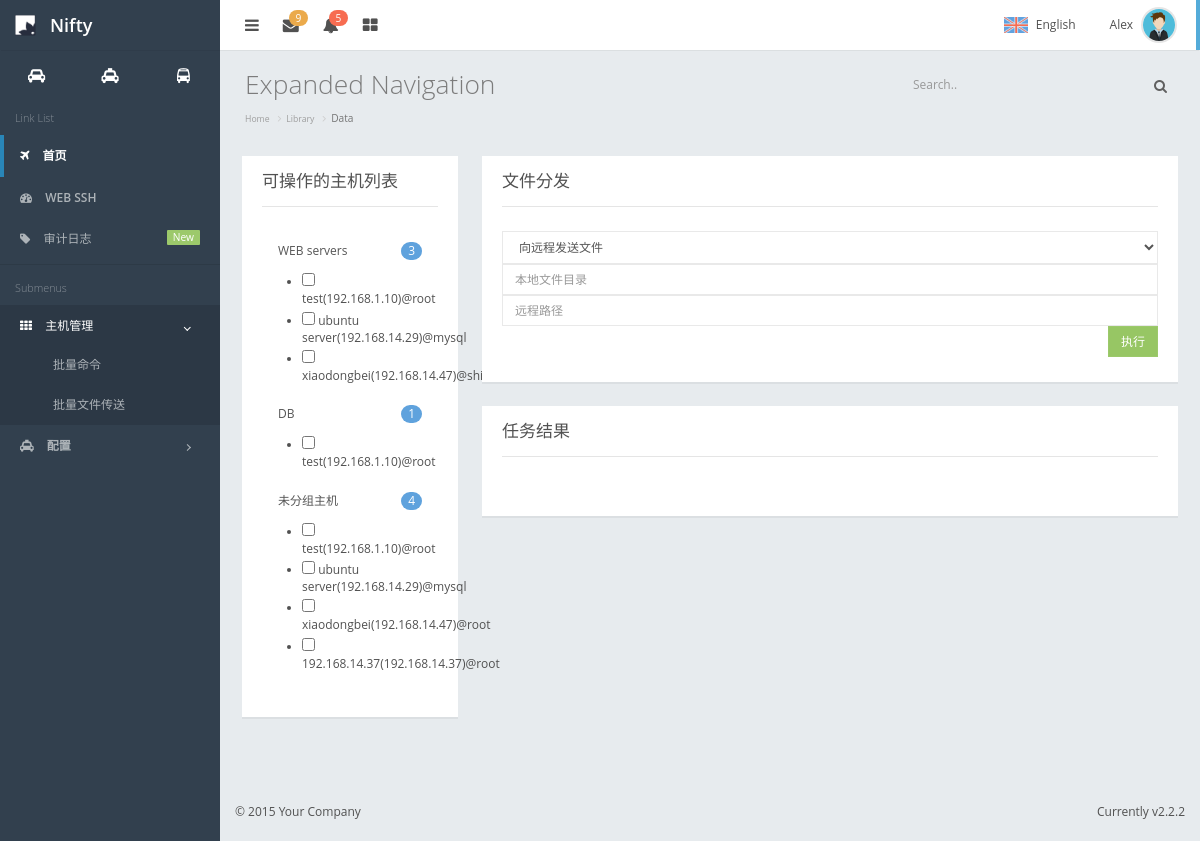
The app's page /host_mgr/file_transfer/ (signed in) with its own data.
### web/models.py (models this page shows, shortened)
class UserProfile(AbstractBaseUser,PermissionsMixin):
    email = models.EmailField(
        verbose_name='email address',
        max_length=255,
        unique=True,
    )
    name = models.CharField(max_length=64, verbose_name="姓名")
    is_active = models.BooleanField(default=True)
    is_staff = models.BooleanField(default=True)
    objects = UserProfileManager()
    host_to_remote_users = models.ManyToManyField("HostToRemoteUser",blank=True,null=True)
    host_groups = models.ManyToManyField("HostGroup",blank=True,null=True)
    USERNAME_FIELD = 'email'
    REQUIRED_FIELDS = ['name']

class HostGroup(models.Model):
    name = models.CharField(max_length=64,unique=True)
    host_to_remote_users = models.ManyToManyField("HostToRemoteUser")

class HostToRemoteUser(models.Model):
    host = models.ForeignKey("Host")
    remote_user = models.ForeignKey("RemoteUser")
    class Meta:
        unique_together = ("host","remote_user")

class Host(models.Model):
    name = models.CharField(max_length=64,unique=True)
    ip_addr = models.GenericIPAddressField(unique=True)
    port = models.SmallIntegerField(default=22)
    idc = models.ForeignKey("IDC")

class RemoteUser(models.Model):
    auth_type_choices = ((0,'ssh-password'),(1,'ssh-key'))
    auth_type = models.SmallIntegerField(choices=auth_type_choices,default=0)
    username = models.CharField(max_length=32)
    password = models.CharField(max_length=64,blank=True,null=True)
    class Meta:
        unique_together = ('auth_type','username','password')

### web/views.py (the view)
# urls.py: url(r'^host_mgr/file_transfer/$', views.file_transfer,name='file_transfer'),
@login_required
def file_transfer(request):
    return render(request,'file_transfer.html')

### templates/file_transfer.html (shortened to what this page needs)
{% extends 'index.html' %}
{% block page-content %}
  <div class="row">
        {% include 'host_list_component.html' %}
        <div class="col-sm-9">
            <div class="panel ">
                <div class="panel-heading">
                    <h3 class="panel-title">文件分发</h3>
                </div>
                <div class="panel-body">
                    <select onchange="CheckFileTransferType(this)" class="form-control" id="file_transfer_type">
                        <option value="send">向远程发送文件</option>
                    </select>
                    <input type="text" id='local_file_path'  class="form-control" placeholder="本地文件目录">
                    <input type="text" id='remote_file_path' class="form-control" placeholder="远程路径">
                     <input type="button"  id="task_submit_btn" onclick="PostTask(this,'file_transfer')" class="btn btn-success pull-right" value="执行">
                </div>
            </div>
            {% include 'task_result_component.html' %}
        </div>
  </div>
{% endblock %}

### templates/index.html (shortened to what this page needs)
{% extends 'base.html' %}
{% block body %}
	<div id="container" class="effect mainnav-lg navbar-fixed">
		<header id="navbar">
			<div id="navbar-container" class="boxed">
				<div class="navbar-header">
					<a href="index.html" class="navbar-brand">
						<img src="/static/img/logo.png" alt="Nifty Logo" class="brand-icon">
						<div class="brand-title">
							<span class="brand-text">Nifty</span>
						</div>
					</a>
				</div>
				<div class="navbar-content clearfix">
					<ul class="nav navbar-top-links pull-left">
						<li class="tgl-menu-btn">
							<a class="mainnav-toggle" href="#">
								<i class="fa fa-navicon fa-lg"></i>
							</a>
						</li>
						<li class="dropdown">
							<a href="#" data-toggle="dropdown" class="dropdown-toggle">
								<i class="fa fa-envelope fa-lg"></i>
								<span class="badge badge-header badge-warning">9</span>
							</a>
						</li>
						<li class="dropdown">
							<a href="#" data-toggle="dropdown" class="dropdown-toggle">
								<i class="fa fa-bell fa-lg"></i>
								<span class="badge badge-header badge-danger">5</span>
							</a>
						</li>
						<li class="mega-dropdown">
							<a href="#" class="mega-dropdown-toggle">
								<i class="fa fa-th-large fa-lg"></i>
							</a>
						</li>
					</ul>
					<ul class="nav navbar-top-links pull-right">
						<li class="dropdown">
							<a class="lang-selector dropdown-toggle" href="#" data-toggle="dropdown">
								<span class="lang-selected">
									<img class="lang-flag" src="/static/img/flags/united-kingdom.png" alt="English">
									<span class="lang-name">English</span>
								</span>
							</a>
						</li>
						<li id="dropdown-user" class="dropdown">
							<a href="#" data-toggle="dropdown" class="dropdown-toggle text-right">
								<span class="pull-right">
									<img class="img-circle img-user media-object" src="/static/img/av1.png" alt="Profile Picture">
								</span>
								<div class="username hidden-xs">{{ request.user.name }}</div>
							</a>
						</li>
					</ul>
				</div>
			</div>
		</header>
		<div class="boxed">
			<div id="content-container">
				<div id="page-title">
					<h1 class="page-header text-overflow">Expanded Navigation</h1>
					<div class="searchbox">
						<div class="input-group custom-search-form">
							<input type="text" class="form-control" placeholder="Search..">
							<span class="input-group-btn">
								<button class="text-muted" type="button"><i class="fa fa-search"></i></button>
							</span>
						</div>
					</div>
				</div>
				<ol class="breadcrumb">
					<li><a href="#">Home</a></li>
					<li><a href="#">Library</a></li>
					<li class="active">Data</li>
				</ol>
	            <div id="page-content">
                    {% block page-content %}{% endblock %}
                </div>
			</div>
			<nav id="mainnav-container">
				<div id="mainnav">
					<div id="mainnav-shortcut">
						<ul class="list-unstyled">
							<li class="col-xs-4" data-content="Shortcut 1">
								<a class="shortcut-grid" href="#">
									<i class="fa fa-car"></i>
								</a>
							</li>
							<li class="col-xs-4" data-content="Shortcut 2">
								<a class="shortcut-grid" href="#">
									<i class="fa fa-taxi"></i>
								</a>
							</li>
							<li class="col-xs-4" data-content="Shortcut 3">
								<a class="shortcut-grid" href="#">
									<i class="fa fa-bus"></i>
								</a>
							</li>
						</ul>
					</div>
					<div id="mainnav-menu-wrap">
						<div class="nano">
							<div class="nano-content">
								<ul id="mainnav-menu" class="list-group">
									<li class="list-header">Link List</li>
									<li class="active-link">
										<a href="#">
											<i class="fa fa-plane"></i>
											<span class="menu-title">首页</span>
										</a>
									</li>
									<li>
										<a href="{% url 'web_ssh' %}">
											<i class="fa fa-dashboard"></i>
											<span class="menu-title">
												<strong>WEB SSH</strong>
											</span>
										</a>
									</li>
									<li>
										<a href="#">
											<i class="fa fa-tag"></i>
											<span class="menu-title">
												审计日志
												<span class="label label-success pull-right">New</span>
											</span>
										</a>
									</li>
									<li class="list-divider"></li>
									<li class="list-header">Submenus</li>
									<li class="active-sub">
										<a href="#">
											<i class="fa fa-th"></i>
											<span class="menu-title">主机管理</span>
											<i class="arrow"></i>
										</a>
										<ul class="collapse in">
											<li><a href="{% url 'batch_cmd' %}">批量命令</a></li>
											<li class=""><a href="{% url 'file_transfer' %}">批量文件传送</a></li>
										</ul>
									</li>
									<li>
										<a href="#">
											<i class="fa fa-taxi"></i>
											<span class="menu-title">
												<strong>配置</strong>
											</span>
											<i class="arrow"></i>
										</a>
									</li>
								</ul>
							</div>
						</div>
					</div>
				</div>
			</nav>
		</div>
        <footer id="footer">
            <div class="hide-fixed pull-right pad-rgt">Currently v2.2.2</div>
            <p class="pad-lft">&#0169; 2015 Your Company</p>
        </footer>
	</div>
{% endblock %}

### templates/host_list_component.html
<div class="col-sm-3">
    <div class="panel ">
    <div class="panel-heading">
        <h3 class="panel-title">可操作的主机列表</h3>
    </div>
    <div class="panel-body">
        <div class="list-group bord-no">
            {% for host_group in request.user.host_groups.all %}
                <a class="list-group-item " onclick="ItemToggle(this)" href="#">{{ host_group.name }}
                    <span class="badge badge-primary">{{ host_group.host_to_remote_users.count }}</span>
                </a>
                <ul>
                {% for host_to_user_obj in host_group.host_to_remote_users.all %}
                    <li><input type="checkbox" tag="host-select" value="{{ host_to_user_obj.id }}">
                        {{ host_to_user_obj.host.name }}({{ host_to_user_obj.host.ip_addr }})@{{host_to_user_obj.remote_user.username  }}
                    </li>
                 {% endfor %}
                </ul>
            {% endfor %}
            <a class="list-group-item "  onclick="ItemToggle(this)" href="#">未分组主机
                    <span class="badge badge-primary">{{ request.user.host_to_remote_users.count }}</span>
            </a>
            <ul>
                {% for host_to_user_obj in request.user.host_to_remote_users.all %}
                    <li><input type="checkbox" tag="host-select" value="{{ host_to_user_obj.id }}">
                        {{ host_to_user_obj.host.name }}({{ host_to_user_obj.host.ip_addr }})@{{host_to_user_obj.remote_user.username  }}
                    </li>
                 {% endfor %}
            </ul>
        </div>
    </div>
</div>
</div>

### records on screen
UserProfile: user.name "Alex", user.host_to_remote_users.count "4"
HostGroup: name "WEB servers", host_to_remote_users.count "3"
HostToRemoteUser: host.name "test", host.ip_addr "192.168.1.10", remote_user.username "root"
HostToRemoteUser: host.name "ubuntu server", host.ip_addr "192.168.14.29", remote_user.username "mysql"
HostToRemoteUser: host.name "xiaodongbei", host.ip_addr "192.168.14.47", remote_user.username "shit"
HostGroup: name "DB", host_to_remote_users.count "1"
HostToRemoteUser: host.name "xiaodongbei", host.ip_addr "192.168.14.47", remote_user.username "root"
HostToRemoteUser: host.name "192.168.14.37", host.ip_addr "192.168.14.37", remote_user.username "root"
